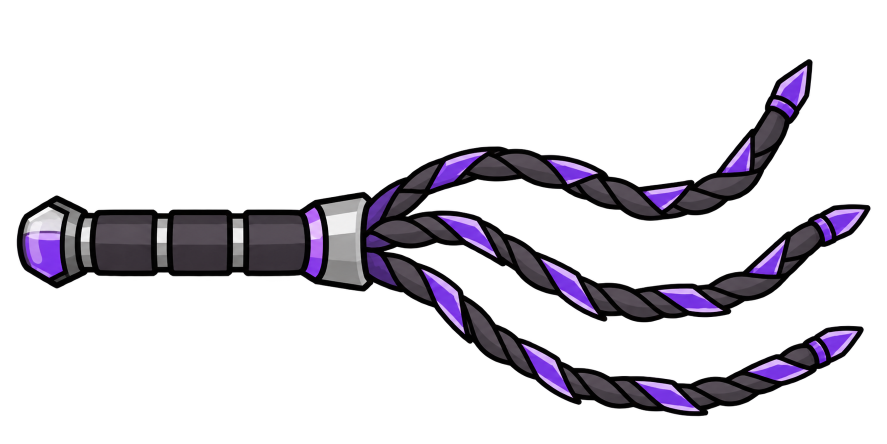
#> input picture Docs/Art/SSC_PnaShortWhip/SSC_PnaShortWhip_Item_Approved.png, 1774 x 887 px (shown at 1/2 size); its folder holds 3 pictures in this run
$ python Export-256.py
#> lines starting #> are read from the running program, lines starting #| are printed output that depends on the picture
"""Export approved whip poses without redrawing. Requires Pillow; run from any cwd."""
from pathlib import Path
import hashlib
import json

from PIL import Image


ROOT = Path(__file__).resolve().parent
OUTPUT = ROOT / "256"
# Source landmarks: butt's left edge, collar mouth, and the grip's horizontal axis.
# Calibrate each original independently; never size poses by their total silhouette.
POSES = {
    "Item": (31, 744, 480, "b3340419cab16291fe6d2bd4275b988e60d3df8ed9cd0baf9c18967c10e87c55"),
    "Idle": (206, 1089, 385.5, "e03309d810569fc1d3248a774096344e88b80ca05df9a134ef04f57704073bc7"),
    "Attack": (20, 719, 367, "8afc9fe5c66c224c9b6a6eaf97bc9ee3330942620aab8ad751f7a8d683d0fa33"),
    "Recovery": (24, 768, 204, "082e755d0d1466f5abc6b062519c9ae17b61490fcb64532e83cfb34ac0fd2203"),
}
HANDLE_WIDTH = 80
HANDLE_CENTER = (50, 128)


def digest(path):
    return hashlib.sha256(path.read_bytes()).hexdigest()


def export():
    OUTPUT.mkdir(exist_ok=True)
    records = []
    for pose, (butt_x, collar_x, axis_y, expected_hash) in POSES.items():
        source = ROOT / f"SSC_PnaShortWhip_{pose}_Approved.png"
        if digest(source) != expected_hash:
            raise ValueError(f"Approved original changed: {source.name}")
        original = Image.open(source).convert("RGBA")
#> original is the input picture: PIL image 1774x887 RGBA; mean R, G, B, A 13.5, 10.7, 16.4, 49.7
        # Ignore near-invisible alpha=1 specks when finding layout bounds; retain
        # the original interior alpha and add two source pixels of edge padding.
        bbox = original.getchannel("A").point(lambda a: 255 if a > 1 else 0).getbbox()
#> bbox = (31, 116, 1744, 835)
        left, top, right, bottom = bbox
#> left = 31; top = 116; right = 1744; bottom = 835
        crop = (max(0, left - 2), max(0, top - 2),
                min(original.width, right + 2), min(original.height, bottom + 2))
#> crop = (29, 114, 1746, 837)
        scale = HANDLE_WIDTH / (collar_x - butt_x)
        cropped = original.crop(crop)
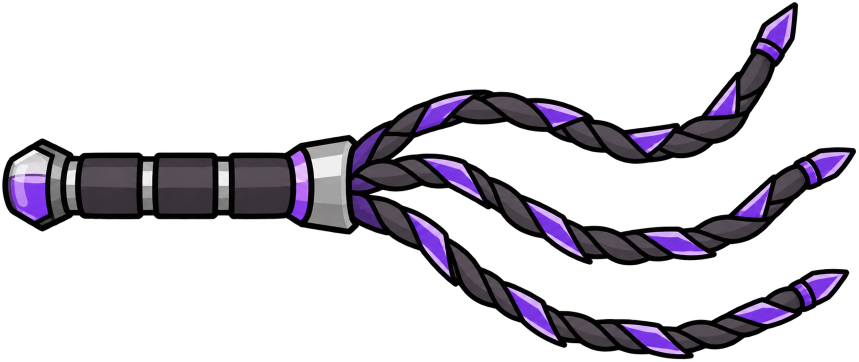
#> cropped: PIL image 1717x723 RGBA (shown at 1/2 size); mean R, G, B, A 17.1, 13.6, 20.8, 63; transparent parts drawn white
        size = (round(cropped.width * scale), round(cropped.height * scale))
#> size = (193, 81)
        # Premultiplied alpha avoids dark fringes during Lanczos downsampling.
        resized = cropped.convert("RGBa").resize(size, Image.Resampling.LANCZOS).convert("RGBA")
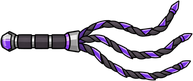
#> resized: PIL image 193x81 RGBA; mean R, G, B, A 17.5, 14, 21.1, 63.1; transparent parts drawn white
        # Use the actual rounded raster dimensions to keep each anchor within
        # half a destination pixel. All parts of each pose share the transform.
        sx, sy = size[0] / cropped.width, size[1] / cropped.height
#> sx = 0.112; sy = 0.112
        center_x = (butt_x + collar_x) / 2
        offset = (round(HANDLE_CENTER[0] - (center_x - crop[0]) * sx),
                  round(HANDLE_CENTER[1] - (axis_y - crop[1]) * sy))
#> offset = (10, 87)
        if not (0 <= offset[0] and 0 <= offset[1]
                and offset[0] + size[0] <= 256 and offset[1] + size[1] <= 256):
            raise ValueError(f"Pose would be clipped: {pose}")
        canvas = Image.new("RGBA", (256, 256))
#> canvas: PIL image 256x256 RGBA; every value is 0
        canvas.paste(resized, offset)  # No mask: preserve RGBA without squaring alpha.
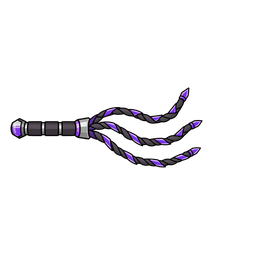
#> canvas: PIL image 256x256 RGBA; mean R, G, B, A 4.2, 3.3, 5, 15.1; transparent parts drawn white
        output = OUTPUT / f"SSC_PnaShortWhip_{pose}.png"
        canvas.save(output)
        records.append({
            "pose": pose, "source": source.name, "source_sha256": expected_hash,
            "source_size": list(original.size), "crop_bbox": list(crop),
            "source_handle_landmarks": {"butt_left_x": butt_x, "collar_mouth_x": collar_x,
                                        "grip_axis_y": axis_y},
            "nominal_scale": scale, "scaled_size": list(size), "offset": list(offset),
            "handle_width_px": (collar_x - butt_x) * sx,
            "handle_center_px": [offset[0] + (center_x - crop[0]) * sx,
                                 offset[1] + (axis_y - crop[1]) * sy],
            "output": output.name, "output_sha256": digest(output),
            "alpha_extrema": list(canvas.getchannel("A").getextrema()),
            "visible_bbox": list(canvas.getchannel("A").point(lambda a: 255 if a > 1 else 0).getbbox()),
        })
#> pass 2 of the loop in export, `for pose, (butt_x, collar_x, axis_y, expected_hash) in POSES.items():`:
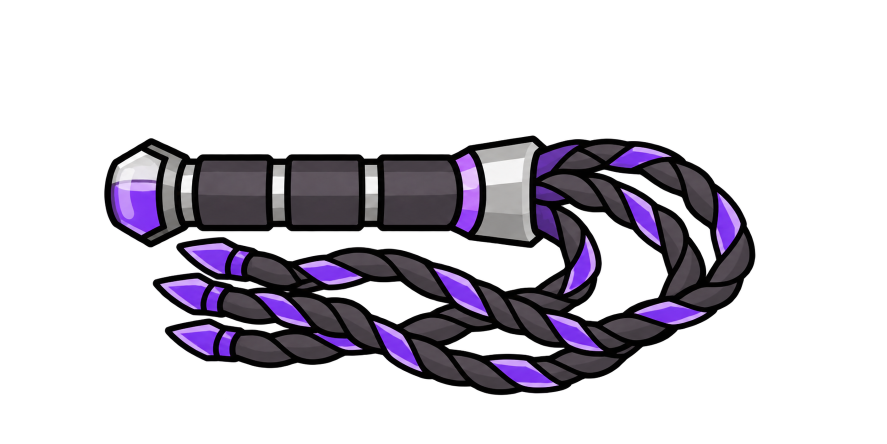
#> input picture Docs/Art/SSC_PnaShortWhip/SSC_PnaShortWhip_Idle_Approved.png, 1774 x 887 px (shown at 1/2 size)
#> in export, original is the input picture: PIL image 1774x887 RGBA; mean R, G, B, A 18.4, 14.7, 22, 66.4
#> bbox = (206, 268, 1514, 793)
#> left = 206; top = 268; right = 1514; bottom = 793
#> crop = (204, 266, 1516, 795)
#> cropped: PIL image 1312x529 RGBA
#> in export, `resized = cropped.convert("RGBa").resize(size, Image.Resampling.LANCZO..`:
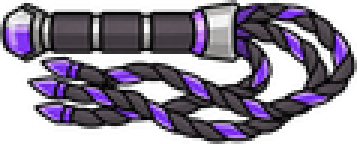
#> resized: PIL image 119x48 RGBA (shown 3 times larger); mean R, G, B, A 42.8, 34.3, 51, 150.6; transparent parts drawn white
#> offset = (10, 117)
#> in export, `canvas.paste(resized, offset)`:
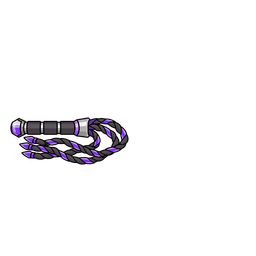
#> canvas: PIL image 256x256 RGBA; mean R, G, B, A 3.7, 3, 4.4, 13.1; transparent parts drawn white
#> pass 3 of the loop in export, `for pose, (butt_x, collar_x, axis_y, expected_hash) in POSES.items():`:
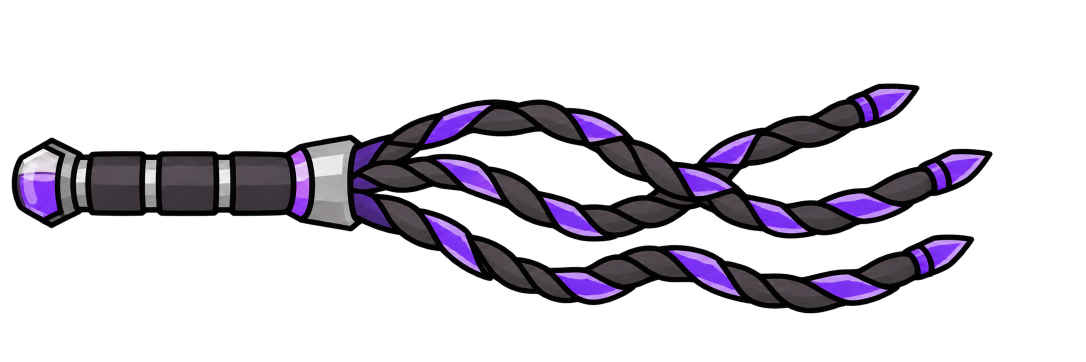
#> input picture Docs/Art/SSC_PnaShortWhip/SSC_PnaShortWhip_Attack_Approved.png, 2172 x 724 px (shown at 1/2 size)
#> in export, original is the input picture: PIL image 2172x724 RGBA; mean R, G, B, A 15.3, 11.6, 19.1, 57.1
#> bbox = (20, 164, 1988, 630)
#> left = 20; top = 164; right = 1988; bottom = 630
#> crop = (18, 162, 1990, 632)
#> cropped: PIL image 1972x470 RGBA
#> in export, `resized = cropped.convert("RGBa").resize(size, Image.Resampling.LANCZO..`:
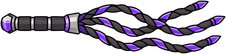
#> resized: PIL image 226x54 RGBA; mean R, G, B, A 27, 20.7, 33.4, 97.1; transparent parts drawn white
#> offset = (10, 104)
#> in export, `canvas.paste(resized, offset)`:
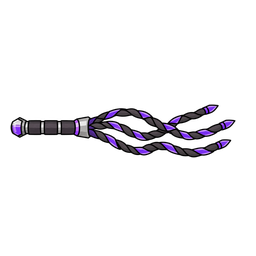
#> canvas: PIL image 256x256 RGBA; mean R, G, B, A 5, 3.9, 6.2, 18.1; transparent parts drawn white
#> the loop made 4 passes; the first 3 are shown
    manifest = {
        "canvas_size": [256, 256], "mode": "RGBA",
        "target_handle_width_px": HANDLE_WIDTH, "target_handle_center_px": list(HANDLE_CENTER),
        "method": "Whole-pose proportional premultiplied-alpha Lanczos; shared handle landmarks; no redraw or rotation.",
        "runtime_integrated": False, "poses": records,
    }
    (OUTPUT / "export.json").write_text(json.dumps(manifest, ensure_ascii=False, indent=2) + "\n", encoding="utf-8")
    for record in records:
        print(f"{record['pose']}: 256x256 RGBA, handle {record['handle_width_px']:.2f}px, "
              f"center {record['handle_center_px']}")


if __name__ == "__main__":
#> (the run stopped early here; a loop or call above may not have finished)
